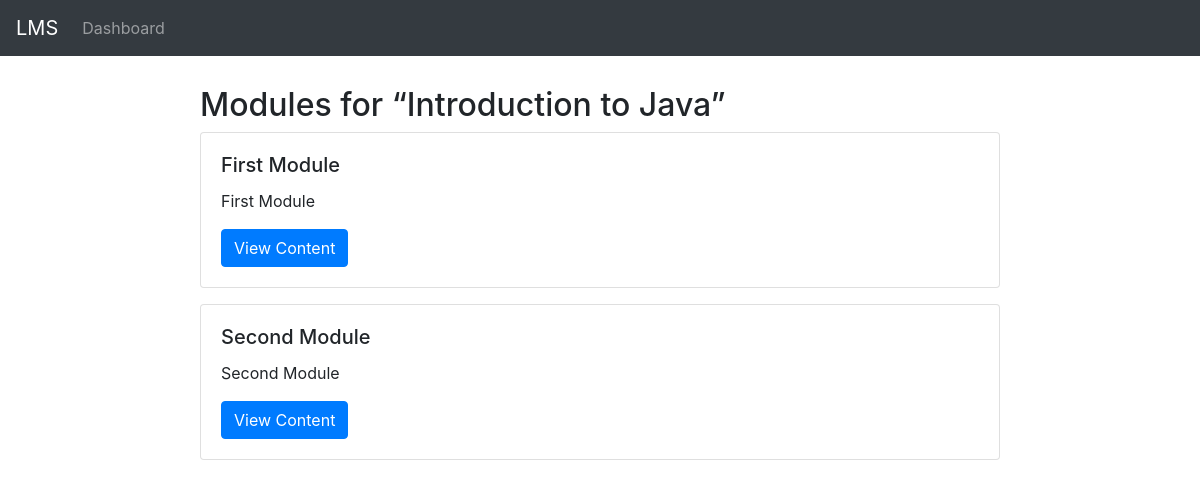
The page /modules.php?course_id=3 (signed in) on the database its author committed.
### tables this page shows
CREATE TABLE IF NOT EXISTS `courses` (
  `course_id` int NOT NULL AUTO_INCREMENT,
  `title` varchar(150) NOT NULL,
  `description` text,
  `instructor_id` int NOT NULL,
  `created_at` timestamp NOT NULL DEFAULT CURRENT_TIMESTAMP,
  PRIMARY KEY (`course_id`),
  KEY `instructor_id` (`instructor_id`)
);

CREATE TABLE IF NOT EXISTS `modules` (
  `module_id` int NOT NULL AUTO_INCREMENT,
  `course_id` int NOT NULL,
  `title` varchar(100) NOT NULL,
  `description` text,
  `file_path` varchar(255) DEFAULT NULL,
  PRIMARY KEY (`module_id`),
  KEY `course_id` (`course_id`)
);

### modules.php (the view, shortened to what this page needs)
<?php
require_once "config/database.php";
$course_id = isset($_GET['course_id']) && ctype_digit($_GET['course_id'])
    ? intval($_GET['course_id'])
    : null;
$sql = "
    SELECT
        m.module_id,
        m.title       AS module_title,
        m.description,
        c.title       AS course_title
    FROM modules m
    JOIN courses c ON m.course_id = c.course_id
    "
    . ($course_id ? "WHERE m.course_id = ?" : "") . "
    ORDER BY c.title, m.title
";
if ($stmt = mysqli_prepare($conn, $sql)) {
    if ($course_id) {
        mysqli_stmt_bind_param($stmt, "i", $course_id);
    }
    mysqli_stmt_execute($stmt);
    $res = mysqli_stmt_get_result($stmt);
    $modules = mysqli_fetch_all($res, MYSQLI_ASSOC);
} else {
    die("Could not load modules.");
}
?>
<!DOCTYPE html>
<html lang="en">
<head>
  <link rel="stylesheet" href="https://stackpath.bootstrapcdn.com/bootstrap/4.5.2/css/bootstrap.min.css">
</head>
<body>
<nav class="navbar navbar-expand-lg navbar-dark bg-dark">
  <a class="navbar-brand" href="index.php">LMS</a>
  <div class="collapse navbar-collapse">
    <ul class="navbar-nav">
      <li class="nav-item"><a class="nav-link" href="index.php">Dashboard</a></li>
    </ul>
  </div>
</nav>
<div class="wrapper">
  <h2>Modules <?= $course_id ? "for “" . htmlspecialchars($modules[0]['course_title'] ?? '') . "”" : "" ?></h2>
  <?php if (empty($modules)): ?>
    <div class="alert alert-info">No modules found.</div>
  <?php else: ?>
    <?php foreach ($modules as $m): ?>
      <div class="card mb-3">
        <div class="card-body">
          <h5 class="card-title"><?= htmlspecialchars($m['module_title']) ?></h5>
          <p class="card-text"><?= nl2br(htmlspecialchars($m['description'])) ?></p>
          <a href="view_module.php?module_id=<?= $m['module_id'] ?>" class="btn btn-primary">
            View Content
          </a>
        </div>
      </div>
    <?php endforeach; ?>
  <?php endif; ?>
</div>
</body>
</html>

### modules.php (style rules this page uses)
.wrapper { max-width:800px; margin:30px auto; }

### rows shown on the page
courses: title "Introduction to Java"
modules: title "First Module", description "First Module"
modules: title "Second Module", description "Second Module"
